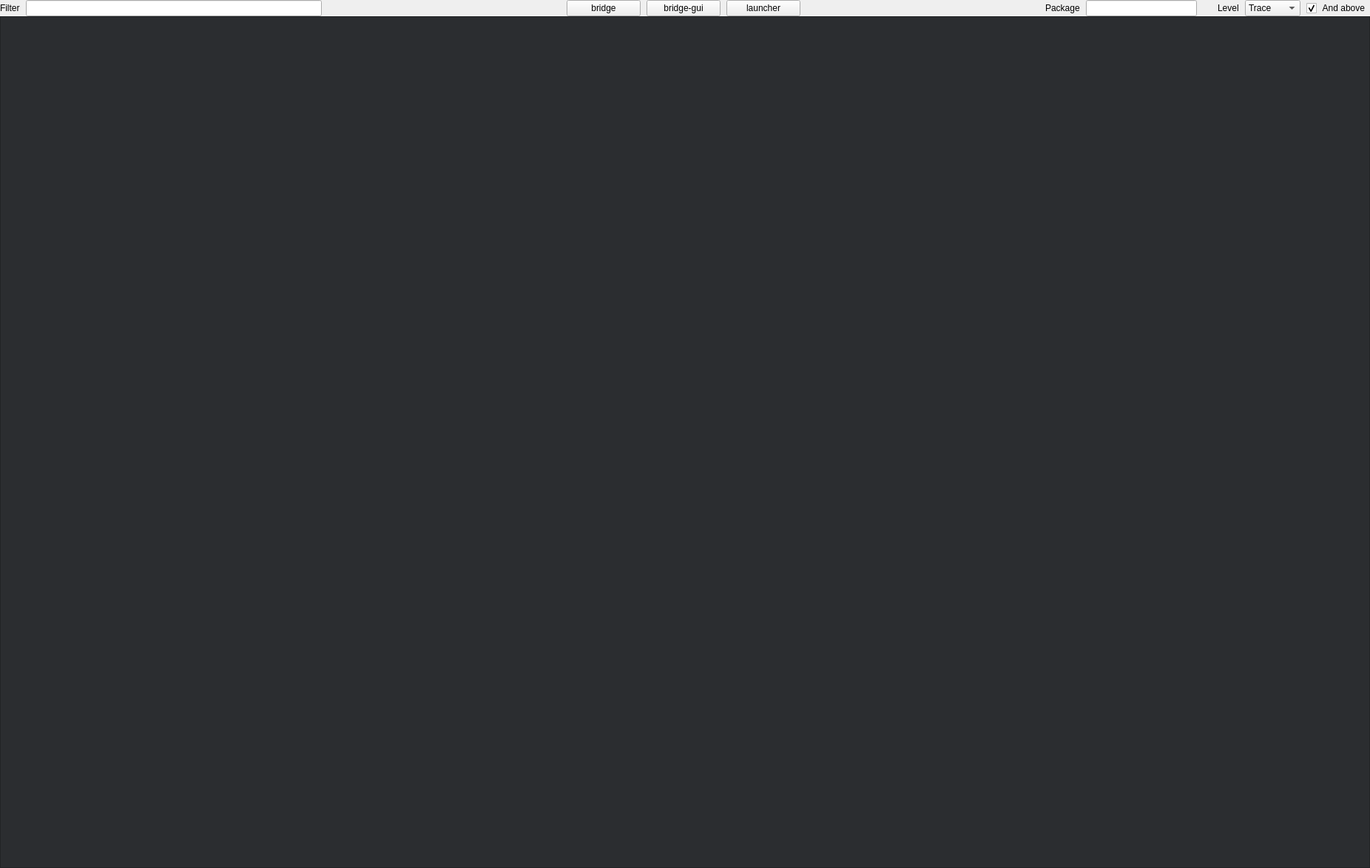
<?xml version="1.0" encoding="UTF-8"?>
<ui version="4.0">
 <class>SessionWidget</class>
 <widget class="QWidget" name="SessionWidget">
  <property name="geometry">
   <rect>
    <x>0</x>
    <y>0</y>
    <width>1852</width>
    <height>1174</height>
   </rect>
  </property>
  <property name="windowTitle">
   <string>Form</string>
  </property>
  <layout class="QVBoxLayout" name="verticalLayout">
   <property name="spacing">
    <number>0</number>
   </property>
   <property name="leftMargin">
    <number>0</number>
   </property>
   <property name="topMargin">
    <number>0</number>
   </property>
   <property name="rightMargin">
    <number>0</number>
   </property>
   <property name="bottomMargin">
    <number>0</number>
   </property>
   <item>
    <layout class="QHBoxLayout" name="horizontalLayout" stretch="0,0,1,0,0,0,1,0,0,0,0,0,0">
     <property name="spacing">
      <number>8</number>
     </property>
     <item>
      <widget class="QLabel" name="labelFilter">
       <property name="text">
        <string>Filter</string>
       </property>
      </widget>
     </item>
     <item>
      <widget class="QLineEdit" name="editFilter">
       <property name="minimumSize">
        <size>
         <width>400</width>
         <height>0</height>
        </size>
       </property>
       <property name="clearButtonEnabled">
        <bool>true</bool>
       </property>
      </widget>
     </item>
     <item>
      <spacer name="horizontalSpacer_3">
       <property name="orientation">
        <enum>Qt::Horizontal</enum>
       </property>
       <property name="sizeHint" stdset="0">
        <size>
         <width>485</width>
         <height>5</height>
        </size>
       </property>
      </spacer>
     </item>
     <item>
      <widget class="QPushButton" name="buttonBridge">
       <property name="minimumSize">
        <size>
         <width>100</width>
         <height>0</height>
        </size>
       </property>
       <property name="text">
        <string>bridge</string>
       </property>
       <property name="checkable">
        <bool>true</bool>
       </property>
       <attribute name="buttonGroup">
        <string notr="true">buttonGroupExeType</string>
       </attribute>
      </widget>
     </item>
     <item>
      <widget class="QPushButton" name="buttonGUI">
       <property name="minimumSize">
        <size>
         <width>100</width>
         <height>0</height>
        </size>
       </property>
       <property name="text">
        <string>bridge-gui</string>
       </property>
       <property name="checkable">
        <bool>true</bool>
       </property>
       <attribute name="buttonGroup">
        <string notr="true">buttonGroupExeType</string>
       </attribute>
      </widget>
     </item>
     <item>
      <widget class="QPushButton" name="buttonLauncher">
       <property name="minimumSize">
        <size>
         <width>100</width>
         <height>0</height>
        </size>
       </property>
       <property name="text">
        <string>launcher</string>
       </property>
       <property name="checkable">
        <bool>true</bool>
       </property>
       <attribute name="buttonGroup">
        <string notr="true">buttonGroupExeType</string>
       </attribute>
      </widget>
     </item>
     <item>
      <spacer name="horizontalSpacer_2">
       <property name="orientation">
        <enum>Qt::Horizontal</enum>
       </property>
       <property name="sizeHint" stdset="0">
        <size>
         <width>485</width>
         <height>5</height>
        </size>
       </property>
      </spacer>
     </item>
     <item>
      <widget class="QLabel" name="labelPackage">
       <property name="text">
        <string>Package</string>
       </property>
      </widget>
     </item>
     <item>
      <widget class="QLineEdit" name="editPackage">
       <property name="minimumSize">
        <size>
         <width>150</width>
         <height>0</height>
        </size>
       </property>
       <property name="clearButtonEnabled">
        <bool>true</bool>
       </property>
      </widget>
     </item>
     <item>
      <spacer name="horizontalSpacer">
       <property name="orientation">
        <enum>Qt::Horizontal</enum>
       </property>
       <property name="sizeType">
        <enum>QSizePolicy::Fixed</enum>
       </property>
       <property name="sizeHint" stdset="0">
        <size>
         <width>20</width>
         <height>1</height>
        </size>
       </property>
      </spacer>
     </item>
     <item>
      <widget class="QLabel" name="labelLevel">
       <property name="text">
        <string>Level</string>
       </property>
      </widget>
     </item>
     <item>
      <widget class="QComboBox" name="comboLevel">
       <item>
        <property name="text">
         <string>Trace</string>
        </property>
       </item>
       <item>
        <property name="text">
         <string>Debug</string>
        </property>
       </item>
       <item>
        <property name="text">
         <string>Info</string>
        </property>
       </item>
       <item>
        <property name="text">
         <string>Warning</string>
        </property>
       </item>
       <item>
        <property name="text">
         <string>Error</string>
        </property>
       </item>
       <item>
        <property name="text">
         <string>Fatal</string>
        </property>
       </item>
       <item>
        <property name="text">
         <string>Panic</string>
        </property>
       </item>
      </widget>
     </item>
     <item>
      <widget class="QCheckBox" name="checkAndAbove">
       <property name="text">
        <string> And above</string>
       </property>
       <property name="checked">
        <bool>true</bool>
       </property>
      </widget>
     </item>
    </layout>
   </item>
   <item>
    <widget class="QTableView" name="tableView">
     <property name="styleSheet">
      <string notr="true">
QTableView {
    gridline-color: #1e1f22;
    background-color: #2b2d30;
}

QHeaderView::section {
    background-color: #1e1f22;
    color: #888888;
    border-style: none;
    border-bottom: 1px solid #2b2d30;
    border-right: 1px solid #2b2d30;
}</string>
     </property>
     <property name="selectionMode">
      <enum>QAbstractItemView::SingleSelection</enum>
     </property>
     <property name="selectionBehavior">
      <enum>QAbstractItemView::SelectRows</enum>
     </property>
     <attribute name="horizontalHeaderStretchLastSection">
      <bool>true</bool>
     </attribute>
     <attribute name="verticalHeaderVisible">
      <bool>false</bool>
     </attribute>
    </widget>
   </item>
  </layout>
 </widget>
 <resources/>
 <connections/>
 <buttongroups>
  <buttongroup name="buttonGroupExeType"/>
 </buttongroups>
</ui>
